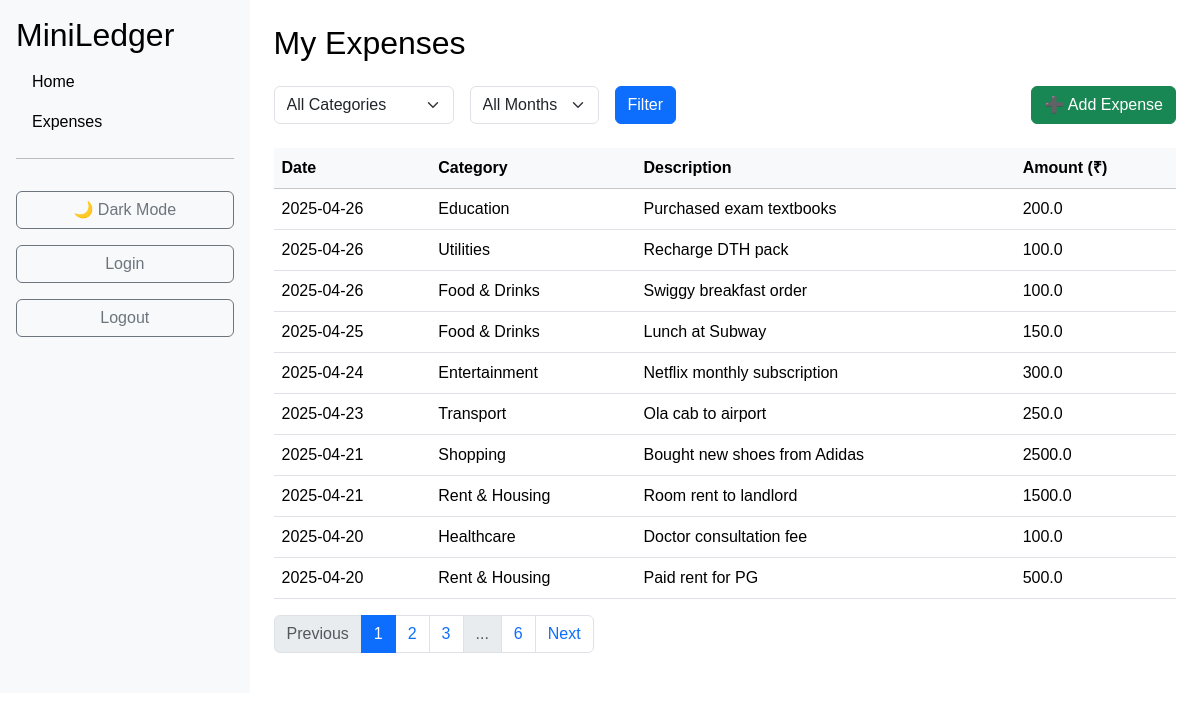
The app's page /expenses (signed in) with its own data.
### app.py (models this page shows)
class Expenses(db.Model):
    id: Mapped[int] = mapped_column(primary_key=True, nullable=False)
    amount: Mapped[float] = mapped_column(nullable=False)
    date: Mapped[str] = mapped_column(nullable=False)
    description: Mapped[str] = mapped_column(nullable=True)
    category: Mapped[str] = mapped_column(nullable=False)
    transaction_type: Mapped[str] = mapped_column(nullable=False)

### app.py (the view)
@app.route('/expenses', methods=['GET', 'POST'])
def expenses():
    form = FilterForm()
    unique_categories = db.session.query(Expenses.category).distinct().all()
    category_list = [cat[0] for cat in unique_categories]
    month_list = ['January', 'February', 'March', 'April', 'May', 'June',
                  'July', 'August', 'September', 'October', 'November', 'December']
    form.category.choices = [('All', 'All Categories')] + [(cat, cat) for cat in category_list]
    form.month.choices = [('All', 'All Months')] + [(month, month) for month in month_list]
    selected_category = request.args.get('category', 'All')
    selected_month = request.args.get('month', 'All')
    page = request.args.get('page', 1, type=int)
    query = Expenses.query.filter_by(transaction_type='Expense')
    if selected_category != 'All':
        query = query.filter(Expenses.category == selected_category)
    if selected_month != 'All':
        query = query.filter(func.strftime('%m', Expenses.date) == str(month_list.index(selected_month)+1).zfill(2))
    expenses_paginated = query.order_by(Expenses.date.desc()).paginate(page=page, per_page=10)
    return render_template('expenses.html', form=form, expenses=expenses_paginated, selected_category=selected_category, selected_month=selected_month, logged_in=current_user.is_authenticated)

### app.py
class FilterForm(FlaskForm):
    category = SelectField('Category', choices=[], validators=[Optional()])
    month = SelectField('Month', choices=[], validators=[Optional()])
    submit = SubmitField('Filter')

### app.py (called while the page is built)
@login_manager.user_loader
def load_user(user_id):
    return db.get_or_404(User, user_id)

### templates/expenses.html (shortened to what this page needs)
{% extends "base.html" %}
{% block content %}
{% if logged_in %}
<h2 class="mb-4">My Expenses</h2>
<form method="get" action="{{ url_for('expenses') }}" class="d-flex gap-3 mb-4 align-items-end flex-wrap">
    <div>{{ form.category(class="form-select") }}</div>
    <div>{{ form.month(class="form-select") }}</div>
    <div>{{ form.submit(class="btn btn-primary") }}</div>
    <div class="ms-auto">
        <a href="{{ url_for('add') }}" class="btn btn-success">➕ Add Expense</a>
    </div>
</form>
<table class="table table-hover">
    <thead class="table-light">
        <tr>
            <th>Date</th>
            <th>Category</th>
            <th>Description</th>
            <th>Amount (₹)</th>
        </tr>
    </thead>
    <tbody>
        {% for expense in expenses.items %}
        <tr>
            <td>{{ expense.date }}</td>
            <td>{{ expense.category }}</td>
            <td>{{ expense.description or '-' }}</td>
            <td>{{ expense.amount }}</td>
        </tr>
        {% endfor %}
    </tbody>
</table>
<nav aria-label="Expenses Pagination">
  <ul class="pagination">
    {% if expenses.has_prev %}
      <li class="page-item">
        <a class="page-link" href="{{ url_for('expenses', page=expenses.prev_num, category=selected_category, month=selected_month) }}">Previous</a>
      </li>
    {% else %}
      <li class="page-item disabled">
        <span class="page-link">Previous</span>
      </li>
    {% endif %}
    {% for page_num in expenses.iter_pages(left_edge=1, right_edge=1, left_current=2, right_current=2) %}
      {% if page_num %}
        {% if page_num == expenses.page %}
          <li class="page-item active"><span class="page-link">{{ page_num }}</span></li>
        {% else %}
          <li class="page-item"><a class="page-link" href="{{ url_for('expenses', page=page_num, category=selected_category, month=selected_month) }}">{{ page_num }}</a></li>
        {% endif %}
      {% else %}
        <li class="page-item disabled"><span class="page-link">...</span></li>
      {% endif %}
    {% endfor %}
    {% if expenses.has_next %}
      <li class="page-item">
        <a class="page-link" href="{{ url_for('expenses', page=expenses.next_num, category=selected_category, month=selected_month) }}">Next</a>
      </li>
    {% else %}
      <li class="page-item disabled">
        <span class="page-link">Next</span>
      </li>
    {% endif %}
  </ul>
</nav>
        {% endif %}
{% endblock %}

### templates/base.html (shortened to what this page needs)
<!DOCTYPE html>
<html lang="en">
<head>
    {% block styles %}
        {{ bootstrap.load_css() }}
         <link rel="stylesheet" href="{{ url_for('static', filename='css/style.css') }}">
    {% endblock %}
</head>
<body>
    <div class="d-flex">
        <div class="sidebar p-3">
            <h2>MiniLedger</h2>
            <ul class="nav flex-column">
                <li class="nav-item"><a class="nav-link" href="{{ url_for('home') }}">Home</a></li>
                <li class="nav-item"><a class="nav-link" href="{{ url_for('expenses') }}">Expenses</a></li>
            </ul>
            <hr>
            <button id="darkModeToggle" class="btn btn-outline-secondary w-100 mt-3">🌙 Dark Mode</button>
            <a class="btn btn-outline-secondary w-100 mt-3" href="{{ url_for('login') }}">Login</a>
            <a class="btn btn-outline-secondary w-100 mt-3" href = "{{ url_for('logout') }}">Logout</a>
        </div>
        <div class="content p-4" style="width: 100%;">
            {% block content %}{% endblock %}
        </div>
    </div>
</body>
</html>

### static/css/style.css (style rules this page uses)
body { --bg-color: #ffffff; --text-color: #000000; --sidebar-bg: #f8f9fa; --sidebar-link: #000000; --sidebar-link-hover: #0056b3; --content-bg: #ffffff; background-color: var(--bg-color); color: var(--text-color); font-family: 'Arial', sans-serif; margin: 0; padding: 0; }
.sidebar { background-color: var(--sidebar-bg); }
.content { background-color: var(--content-bg); }
.nav-link { color: var(--sidebar-link); }

### records on screen
Expenses: date "2025-04-26", category "Education", description "Purchased exam textbooks", amount "200.0"
Expenses: date "2025-04-26", category "Utilities", description "Recharge DTH pack", amount "100.0"
Expenses: date "2025-04-26", category "Food & Drinks", description "Swiggy breakfast order", amount "100.0"
Expenses: date "2025-04-25", category "Food & Drinks", description "Lunch at Subway", amount "150.0"
Expenses: date "2025-04-24", category "Entertainment", description "Netflix monthly subscription", amount "300.0"
Expenses: date "2025-04-23", category "Transport", description "Ola cab to airport", amount "250.0"
Expenses: date "2025-04-21", category "Shopping", description "Bought new shoes from Adidas", amount "2500.0"
Expenses: date "2025-04-21", category "Rent & Housing", description "Room rent to landlord", amount "1500.0"
Expenses: date "2025-04-20", category "Healthcare", description "Doctor consultation fee", amount "100.0"
Expenses: date "2025-04-20", category "Rent & Housing", description "Paid rent for PG", amount "500.0"

### other values on screen
{{ page_num }} "1"
{{ page_num }} "2" "3" "6"
